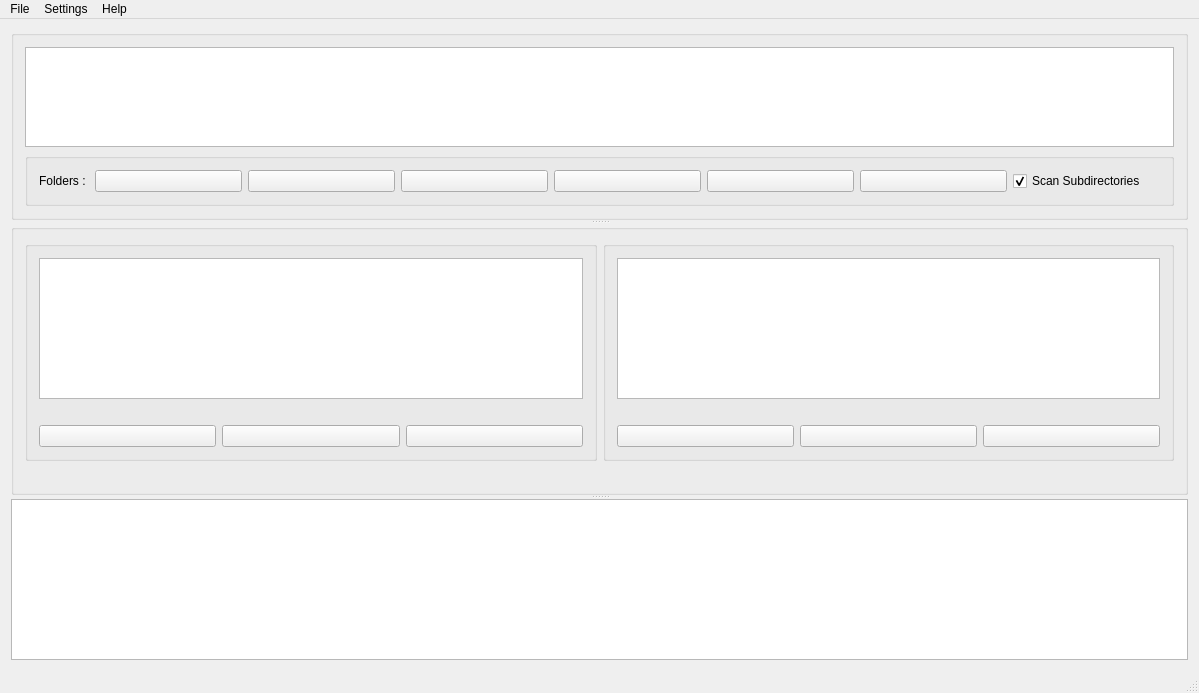
<?xml version="1.0" encoding="UTF-8"?>
<ui version="4.0">
 <class>MainWindow</class>
 <widget class="QMainWindow" name="MainWindow">
  <property name="geometry">
   <rect>
    <x>0</x>
    <y>0</y>
    <width>1199</width>
    <height>693</height>
   </rect>
  </property>
  <property name="windowTitle">
   <string>Similar Vision</string>
  </property>
  <widget class="QWidget" name="centralWidget">
   <layout class="QGridLayout" name="gridLayout">
    <item row="0" column="0">
     <widget class="QSplitter" name="splitter">
      <property name="sizePolicy">
       <sizepolicy hsizetype="Preferred" vsizetype="Preferred">
        <horstretch>0</horstretch>
        <verstretch>0</verstretch>
       </sizepolicy>
      </property>
      <property name="orientation">
       <enum>Qt::Vertical</enum>
      </property>
      <widget class="QGroupBox" name="groupBox_3">
       <property name="title">
        <string/>
       </property>
       <layout class="QVBoxLayout" name="verticalLayout_4">
        <item>
         <widget class="paint_custom_words" name="list_view_folder">
          <property name="sizePolicy">
           <sizepolicy hsizetype="Expanding" vsizetype="Maximum">
            <horstretch>0</horstretch>
            <verstretch>0</verstretch>
           </sizepolicy>
          </property>
          <property name="minimumSize">
           <size>
            <width>0</width>
            <height>100</height>
           </size>
          </property>
          <property name="maximumSize">
           <size>
            <width>16777215</width>
            <height>100</height>
           </size>
          </property>
         </widget>
        </item>
        <item>
         <widget class="QGroupBox" name="groupBox">
          <property name="sizePolicy">
           <sizepolicy hsizetype="Preferred" vsizetype="Maximum">
            <horstretch>0</horstretch>
            <verstretch>0</verstretch>
           </sizepolicy>
          </property>
          <property name="title">
           <string/>
          </property>
          <layout class="QHBoxLayout" name="horizontalLayout">
           <item>
            <widget class="QLabel" name="label">
             <property name="sizePolicy">
              <sizepolicy hsizetype="Maximum" vsizetype="Preferred">
               <horstretch>0</horstretch>
               <verstretch>0</verstretch>
              </sizepolicy>
             </property>
             <property name="text">
              <string>Folders : </string>
             </property>
            </widget>
           </item>
           <item>
            <widget class="QPushButton" name="pb_add_folder">
             <property name="toolTip">
              <string>Add folder</string>
             </property>
             <property name="text">
              <string/>
             </property>
             <property name="icon">
              <iconset resource="pics.qrc">
               <normaloff>:/pics/pics/folder_add.png</normaloff>:/pics/pics/folder_add.png</iconset>
             </property>
            </widget>
           </item>
           <item>
            <widget class="QPushButton" name="pb_delete_folder">
             <property name="toolTip">
              <string>Remove folder</string>
             </property>
             <property name="text">
              <string/>
             </property>
             <property name="icon">
              <iconset resource="pics.qrc">
               <normaloff>:/pics/pics/folder_delete.png</normaloff>:/pics/pics/folder_delete.png</iconset>
             </property>
            </widget>
           </item>
           <item>
            <widget class="QPushButton" name="pb_up">
             <property name="toolTip">
              <string>Up</string>
             </property>
             <property name="text">
              <string/>
             </property>
             <property name="icon">
              <iconset resource="pics.qrc">
               <normaloff>:/pics/pics/up.png</normaloff>:/pics/pics/up.png</iconset>
             </property>
            </widget>
           </item>
           <item>
            <widget class="QPushButton" name="pb_down">
             <property name="toolTip">
              <string>Down</string>
             </property>
             <property name="text">
              <string/>
             </property>
             <property name="icon">
              <iconset resource="pics.qrc">
               <normaloff>:/pics/pics/down.png</normaloff>:/pics/pics/down.png</iconset>
             </property>
            </widget>
           </item>
           <item>
            <widget class="QPushButton" name="pb_refresh">
             <property name="toolTip">
              <string>Refresh</string>
             </property>
             <property name="text">
              <string/>
             </property>
             <property name="icon">
              <iconset resource="pics.qrc">
               <normaloff>:/pics/pics/refresh.png</normaloff>:/pics/pics/refresh.png</iconset>
             </property>
            </widget>
           </item>
           <item>
            <widget class="QPushButton" name="pb_find_folder">
             <property name="toolTip">
              <string>Start search</string>
             </property>
             <property name="text">
              <string/>
             </property>
             <property name="icon">
              <iconset resource="pics.qrc">
               <normaloff>:/pics/pics/search.png</normaloff>:/pics/pics/search.png</iconset>
             </property>
            </widget>
           </item>
           <item>
            <widget class="QCheckBox" name="cb_scan_subdir">
             <property name="text">
              <string>Scan Subdirectories</string>
             </property>
             <property name="checked">
              <bool>true</bool>
             </property>
            </widget>
           </item>
          </layout>
         </widget>
        </item>
       </layout>
      </widget>
      <widget class="QGroupBox" name="groupBox_2">
       <property name="title">
        <string/>
       </property>
       <layout class="QVBoxLayout" name="verticalLayout_3">
        <item>
         <layout class="QHBoxLayout" name="horizontalLayout_4">
          <item>
           <widget class="QGroupBox" name="gb_left_pic">
            <property name="title">
             <string/>
            </property>
            <layout class="QVBoxLayout" name="verticalLayout">
             <item>
              <widget class="QGraphicsView" name="gp_view_lf">
               <property name="sizePolicy">
                <sizepolicy hsizetype="Preferred" vsizetype="Preferred">
                 <horstretch>0</horstretch>
                 <verstretch>0</verstretch>
                </sizepolicy>
               </property>
               <property name="minimumSize">
                <size>
                 <width>0</width>
                 <height>120</height>
                </size>
               </property>
              </widget>
             </item>
             <item>
              <widget class="QLabel" name="lb_left_pic">
               <property name="sizePolicy">
                <sizepolicy hsizetype="Preferred" vsizetype="Maximum">
                 <horstretch>0</horstretch>
                 <verstretch>0</verstretch>
                </sizepolicy>
               </property>
               <property name="text">
                <string/>
               </property>
               <property name="alignment">
                <set>Qt::AlignCenter</set>
               </property>
              </widget>
             </item>
             <item>
              <layout class="QHBoxLayout" name="horizontalLayout_2">
               <item>
                <widget class="QPushButton" name="pb_lf_move">
                 <property name="toolTip">
                  <string>Move</string>
                 </property>
                 <property name="text">
                  <string/>
                 </property>
                 <property name="icon">
                  <iconset resource="pics.qrc">
                   <normaloff>:/pics/pics/right.png</normaloff>:/pics/pics/right.png</iconset>
                 </property>
                </widget>
               </item>
               <item>
                <widget class="QPushButton" name="pb_lf_browse">
                 <property name="toolTip">
                  <string>Browse</string>
                 </property>
                 <property name="text">
                  <string/>
                 </property>
                 <property name="icon">
                  <iconset resource="pics.qrc">
                   <normaloff>:/pics/pics/folder_go.png</normaloff>:/pics/pics/folder_go.png</iconset>
                 </property>
                </widget>
               </item>
               <item>
                <widget class="QPushButton" name="pb_lf_recycle">
                 <property name="toolTip">
                  <string>Delete</string>
                 </property>
                 <property name="text">
                  <string/>
                 </property>
                 <property name="icon">
                  <iconset resource="pics.qrc">
                   <normaloff>:/pics/pics/bin_recycle.png</normaloff>:/pics/pics/bin_recycle.png</iconset>
                 </property>
                </widget>
               </item>
              </layout>
             </item>
            </layout>
           </widget>
          </item>
          <item>
           <widget class="QGroupBox" name="gb_right_pic">
            <property name="title">
             <string/>
            </property>
            <layout class="QVBoxLayout" name="verticalLayout_2">
             <item>
              <widget class="QGraphicsView" name="gp_view_rt">
               <property name="sizePolicy">
                <sizepolicy hsizetype="Preferred" vsizetype="Preferred">
                 <horstretch>0</horstretch>
                 <verstretch>0</verstretch>
                </sizepolicy>
               </property>
               <property name="minimumSize">
                <size>
                 <width>0</width>
                 <height>120</height>
                </size>
               </property>
              </widget>
             </item>
             <item>
              <widget class="QLabel" name="lb_right_pic">
               <property name="sizePolicy">
                <sizepolicy hsizetype="Preferred" vsizetype="Maximum">
                 <horstretch>0</horstretch>
                 <verstretch>0</verstretch>
                </sizepolicy>
               </property>
               <property name="text">
                <string/>
               </property>
               <property name="alignment">
                <set>Qt::AlignCenter</set>
               </property>
              </widget>
             </item>
             <item>
              <layout class="QHBoxLayout" name="horizontalLayout_3">
               <item>
                <widget class="QPushButton" name="pb_rt_move">
                 <property name="toolTip">
                  <string>Move</string>
                 </property>
                 <property name="text">
                  <string/>
                 </property>
                 <property name="icon">
                  <iconset resource="pics.qrc">
                   <normaloff>:/pics/pics/right.png</normaloff>:/pics/pics/right.png</iconset>
                 </property>
                </widget>
               </item>
               <item>
                <widget class="QPushButton" name="pb_rt_browse">
                 <property name="toolTip">
                  <string>Browse</string>
                 </property>
                 <property name="text">
                  <string/>
                 </property>
                 <property name="icon">
                  <iconset resource="pics.qrc">
                   <normaloff>:/pics/pics/folder_go.png</normaloff>:/pics/pics/folder_go.png</iconset>
                 </property>
                </widget>
               </item>
               <item>
                <widget class="QPushButton" name="pb_rt_recycle">
                 <property name="toolTip">
                  <string>Delete</string>
                 </property>
                 <property name="text">
                  <string/>
                 </property>
                 <property name="icon">
                  <iconset resource="pics.qrc">
                   <normaloff>:/pics/pics/bin_recycle.png</normaloff>:/pics/pics/bin_recycle.png</iconset>
                 </property>
                </widget>
               </item>
              </layout>
             </item>
            </layout>
           </widget>
          </item>
         </layout>
        </item>
        <item>
         <widget class="QLabel" name="label_info">
          <property name="sizePolicy">
           <sizepolicy hsizetype="Preferred" vsizetype="Maximum">
            <horstretch>0</horstretch>
            <verstretch>0</verstretch>
           </sizepolicy>
          </property>
          <property name="text">
           <string/>
          </property>
          <property name="alignment">
           <set>Qt::AlignCenter</set>
          </property>
         </widget>
        </item>
       </layout>
      </widget>
      <widget class="QTableView" name="table_view_similar_pics">
       <property name="sizePolicy">
        <sizepolicy hsizetype="Preferred" vsizetype="Preferred">
         <horstretch>0</horstretch>
         <verstretch>0</verstretch>
        </sizepolicy>
       </property>
       <property name="minimumSize">
        <size>
         <width>0</width>
         <height>120</height>
        </size>
       </property>
      </widget>
     </widget>
    </item>
   </layout>
   <zorder>table_view_similar_pics</zorder>
   <zorder>gb_right_pic</zorder>
   <zorder>gb_right_pic</zorder>
   <zorder>groupBox_2</zorder>
   <zorder>groupBox_3</zorder>
  </widget>
  <widget class="QMenuBar" name="menuBar">
   <property name="geometry">
    <rect>
     <x>0</x>
     <y>0</y>
     <width>1199</width>
     <height>21</height>
    </rect>
   </property>
   <widget class="QMenu" name="menuFile">
    <property name="title">
     <string>File</string>
    </property>
    <addaction name="action_start_search"/>
    <addaction name="action_exit"/>
   </widget>
   <widget class="QMenu" name="menuSettings">
    <property name="title">
     <string>Settings</string>
    </property>
    <addaction name="action_basic_setting"/>
    <addaction name="action_advance_setting"/>
   </widget>
   <widget class="QMenu" name="menuHelp">
    <property name="title">
     <string>Help</string>
    </property>
    <addaction name="separator"/>
    <addaction name="action_qt"/>
    <addaction name="action_fatcow"/>
    <addaction name="action_check_for_update"/>
    <addaction name="action_visit_program_website"/>
   </widget>
   <addaction name="menuFile"/>
   <addaction name="menuSettings"/>
   <addaction name="menuHelp"/>
  </widget>
  <widget class="QStatusBar" name="statusBar"/>
  <action name="action_qt">
   <property name="text">
    <string>Qt</string>
   </property>
  </action>
  <action name="action_fatcow">
   <property name="text">
    <string>Fatcow</string>
   </property>
  </action>
  <action name="action_start_search">
   <property name="icon">
    <iconset resource="pics.qrc">
     <normaloff>:/pics/pics/search.png</normaloff>:/pics/pics/search.png</iconset>
   </property>
   <property name="text">
    <string>Start search</string>
   </property>
  </action>
  <action name="action_exit">
   <property name="text">
    <string>Exit</string>
   </property>
  </action>
  <action name="action_check_for_update">
   <property name="text">
    <string>Check for update</string>
   </property>
  </action>
  <action name="action_visit_program_website">
   <property name="text">
    <string>Visit the program website</string>
   </property>
  </action>
  <action name="action_basic_setting">
   <property name="text">
    <string>Basic</string>
   </property>
   <property name="toolTip">
    <string>Basic settings</string>
   </property>
  </action>
  <action name="action_advance_setting">
   <property name="text">
    <string>Advance</string>
   </property>
   <property name="toolTip">
    <string>Advance settings</string>
   </property>
  </action>
 </widget>
 <layoutdefault spacing="6" margin="11"/>
 <customwidgets>
  <customwidget>
   <class>paint_custom_words</class>
   <extends>QListView</extends>
   <header location="global">paint_custom_words.hpp</header>
  </customwidget>
 </customwidgets>
 <resources>
  <include location="pics.qrc"/>
 </resources>
 <connections/>
</ui>
